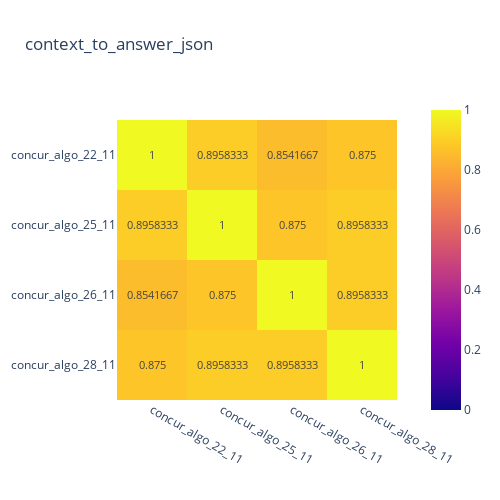
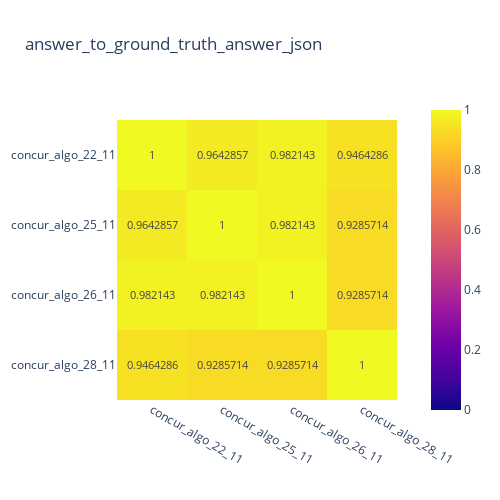

Here is the notebook cell these charts were saved with, in order:
### Markdown cell above
# gpt4o-mini

### Code cell
idxes = [0, 1, 4, 6]
get_heatmaps([loaded_files_gpt4omini[i] for i in idxes], [experiment_names[i] for i in idxes])

### Figure 1 — Plotly figure (JSON) as saved in the notebook; plotly's stock layout.template omitted (floating-point values rounded to 4 significant figures)
{"data": [{"coloraxis": "coloraxis", "hovertemplate": "x: %{x}<br>y: %{y}<br>color: %{z}<extra></extra>", "name": "0", "texttemplate": "%{z}", "type": "heatmap", "x": ["concur_algo_22_11", "concur_algo_25_11", "concur_algo_26_11", "concur_algo_28_11"], "xaxis": "x", "y": ["concur_algo_22_11", "concur_algo_25_11", "concur_algo_26_11", "concur_algo_28_11"], "yaxis": "y", "z": [[1, 0.8958, 0.8542, 0.875], [0.8958, 1, 0.875, 0.8958], [0.8542, 0.875, 1, 0.8958], [0.875, 0.8958, 0.8958, 1]]}], "layout": {"coloraxis": {"cmax": 1, "cmin": 0, "colorscale": [[0, "#0d0887"], [0.1111, "#46039f"], [0.2222, "#7201a8"], [0.3333, "#9c179e"], [0.4444, "#bd3786"], [0.5556, "#d8576b"], [0.6667, "#ed7953"], [0.7778, "#fb9f3a"], [0.8889, "#fdca26"], [1, "#f0f921"]]}, "height": 500, "title": {"text": "context_to_answer_json"}, "width": 500, "xaxis": {"anchor": "y", "autorange": true, "constrain": "domain", "domain": [0.003546, 0.9965], "range": [-0.5, 3.5], "scaleanchor": "y", "type": "category"}, "yaxis": {"anchor": "x", "autorange": true, "constrain": "domain", "domain": [0.0625, 0.9375], "range": [3.5, -0.5], "type": "category"}}}

### Figure 2 — Plotly figure (JSON) as saved in the notebook; plotly's stock layout.template omitted (floating-point values rounded to 4 significant figures)
{"data": [{"coloraxis": "coloraxis", "hovertemplate": "x: %{x}<br>y: %{y}<br>color: %{z}<extra></extra>", "name": "0", "texttemplate": "%{z}", "type": "heatmap", "x": ["concur_algo_22_11", "concur_algo_25_11", "concur_algo_26_11", "concur_algo_28_11"], "xaxis": "x", "y": ["concur_algo_22_11", "concur_algo_25_11", "concur_algo_26_11", "concur_algo_28_11"], "yaxis": "y", "z": [[1, 0.9643, 0.9821, 0.9464], [0.9643, 1, 0.9821, 0.9286], [0.9821, 0.9821, 1, 0.9286], [0.9464, 0.9286, 0.9286, 1]]}], "layout": {"coloraxis": {"cmax": 1, "cmin": 0, "colorscale": [[0, "#0d0887"], [0.1111, "#46039f"], [0.2222, "#7201a8"], [0.3333, "#9c179e"], [0.4444, "#bd3786"], [0.5556, "#d8576b"], [0.6667, "#ed7953"], [0.7778, "#fb9f3a"], [0.8889, "#fdca26"], [1, "#f0f921"]]}, "height": 500, "title": {"text": "answer_to_ground_truth_answer_json"}, "width": 500, "xaxis": {"anchor": "y", "autorange": true, "constrain": "domain", "domain": [0.003546, 0.9965], "range": [-0.5, 3.5], "scaleanchor": "y", "type": "category"}, "yaxis": {"anchor": "x", "autorange": true, "constrain": "domain", "domain": [0.0625, 0.9375], "range": [3.5, -0.5], "type": "category"}}}
